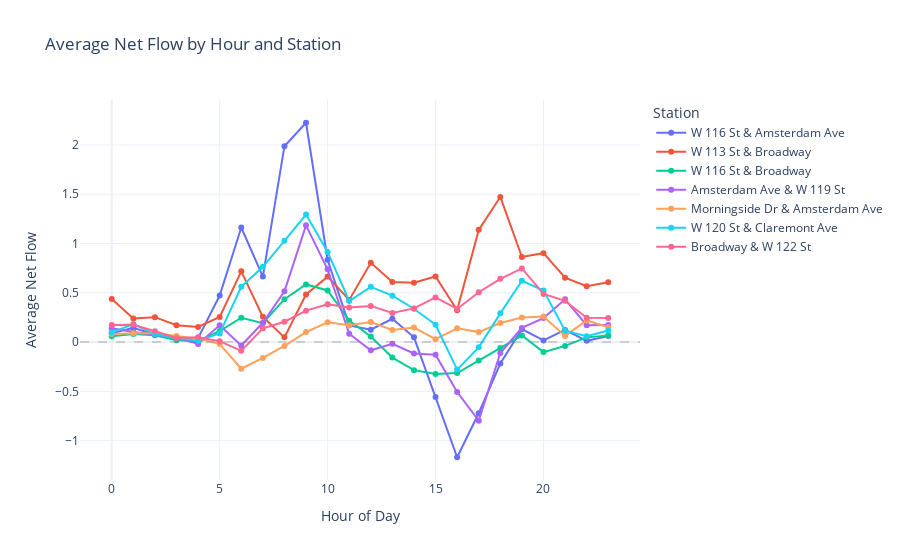

Here is the notebook cell this chart was saved with:
### Code cell
# Net flow by station and hour
station_hourly = station_hours.groupby(
	['station_id', 'hour_of_day']
)['net_flow'].mean().reset_index()

# Create station name mapping
station_names = {
	'7783.18': 'Broadway & W 122 St',
	'7741.04': 'Morningside Dr & Amsterdam Ave',
	'7745.07': 'W 120 St & Claremont Ave',
	'7727.07': 'Amsterdam Ave & W 119 St',
	'7713.11': 'W 116 St & Broadway',
	'7692.11': 'W 116 St & Amsterdam Ave',
	'7713.01': 'W 113 St & Broadway'
}

station_hourly['station_name'] = station_hourly['station_id'].map(station_names)

fig = px.line(
	station_hourly,
	x='hour_of_day',
	y='net_flow',
	color='station_name',
	title='Average Net Flow by Hour and Station',
	labels={'hour_of_day': 'Hour of Day', 'net_flow': 'Average Net Flow', 'station_name': 'Station'},
	template='plotly_white',
	markers=True
)
fig.add_hline(y=0, line_dash='dash', line_color='gray', opacity=0.3)
fig.show()

print("Negative net flow = more departures (station emptying)")
print("Positive net flow = more arrivals (station filling)")

### Figure 1 — Plotly figure (JSON) as saved in the notebook; plotly's stock layout.template omitted (floating-point values rounded to 4 significant figures)
{"data": [{"hovertemplate": "Station=W 116 St & Amsterdam Ave<br>Hour of Day=%{x}<br>Average Net Flow=%{y}<extra></extra>", "legendgroup": "W 116 St & Amsterdam Ave", "line": {"color": "#636efa", "dash": "solid"}, "marker": {"symbol": "circle"}, "mode": "lines+markers", "name": "W 116 St & Amsterdam Ave", "orientation": "v", "showlegend": true, "type": "scatter", "x": [0, 1, 2, 3, 4, 5, 6, 7, 8, 9, 10, 11, 12, 13, 14, 15, 16, 17, 18, 19, 20, 21, 22, 23], "xaxis": "x", "y": [0.08856, 0.1458, 0.0738, 0.03137, 0.04059, 0.4723, 1.162, 0.6642, 1.987, 2.225, 0.8358, 0.1697, 0.1255, 0.2366, 0.04806, -0.5564, -1.168, -0.7214, -0.2177, 0.131, 0.01661, 0.1236, 0.01292, 0.06273], "yaxis": "y"}, {"hovertemplate": "Station=W 113 St & Broadway<br>Hour of Day=%{x}<br>Average Net Flow=%{y}<extra></extra>", "legendgroup": "W 113 St & Broadway", "line": {"color": "#EF553B", "dash": "solid"}, "marker": {"symbol": "circle"}, "mode": "lines+markers", "name": "W 113 St & Broadway", "orientation": "v", "showlegend": true, "type": "scatter", "x": [0, 1, 2, 3, 4, 5, 6, 7, 8, 9, 10, 11, 12, 13, 14, 15, 16, 17, 18, 19, 20, 21, 22, 23], "xaxis": "x", "y": [0.4373, 0.2399, 0.2528, 0.1716, 0.1531, 0.2546, 0.7177, 0.2565, 0.04797, 0.4834, 0.6642, 0.428, 0.8044, 0.61, 0.6026, 0.6654, 0.3235, 1.138, 1.472, 0.8635, 0.9022, 0.6531, 0.5664, 0.607], "yaxis": "y"}, {"hovertemplate": "Station=W 116 St & Broadway<br>Hour of Day=%{x}<br>Average Net Flow=%{y}<extra></extra>", "legendgroup": "W 116 St & Broadway", "line": {"color": "#00cc96", "dash": "solid"}, "marker": {"symbol": "circle"}, "mode": "lines+markers", "name": "W 116 St & Broadway", "orientation": "v", "showlegend": true, "type": "scatter", "x": [0, 1, 2, 3, 4, 5, 6, 7, 8, 9, 10, 11, 12, 13, 14, 15, 16, 17, 18, 19, 20, 21, 22, 23], "xaxis": "x", "y": [0.05904, 0.08303, 0.07011, 0.01845, 0.00738, 0.1125, 0.2472, 0.1919, 0.4354, 0.5849, 0.524, 0.2177, 0.0572, -0.1571, -0.2847, -0.3235, -0.3142, -0.1863, -0.06089, 0.06642, -0.1015, -0.03875, 0.04797, 0.06642], "yaxis": "y"}, {"hovertemplate": "Station=Amsterdam Ave & W 119 St<br>Hour of Day=%{x}<br>Average Net Flow=%{y}<extra></extra>", "legendgroup": "Amsterdam Ave & W 119 St", "line": {"color": "#ab63fa", "dash": "solid"}, "marker": {"symbol": "circle"}, "mode": "lines+markers", "name": "Amsterdam Ave & W 119 St", "orientation": "v", "showlegend": true, "type": "scatter", "x": [0, 1, 2, 3, 4, 5, 6, 7, 8, 9, 10, 11, 12, 13, 14, 15, 16, 17, 18, 19, 20, 21, 22, 23], "xaxis": "x", "y": [0.1402, 0.1015, 0.0738, 0.04797, -0.01845, 0.1697, -0.03506, 0.1956, 0.5148, 1.185, 0.738, 0.08487, -0.08303, -0.01664, -0.1146, -0.1275, -0.5065, -0.797, -0.1107, 0.1439, 0.2435, 0.4336, 0.1716, 0.1734], "yaxis": "y"}, {"hovertemplate": "Station=Morningside Dr & Amsterdam Ave<br>Hour of Day=%{x}<br>Average Net Flow=%{y}<extra></extra>", "legendgroup": "Morningside Dr & Amsterdam Ave", "line": {"color": "#FFA15A", "dash": "solid"}, "marker": {"symbol": "circle"}, "mode": "lines+markers", "name": "Morningside Dr & Amsterdam Ave", "orientation": "v", "showlegend": true, "type": "scatter", "x": [0, 1, 2, 3, 4, 5, 6, 7, 8, 9, 10, 11, 12, 13, 14, 15, 16, 17, 18, 19, 20, 21, 22, 23], "xaxis": "x", "y": [0.08118, 0.09041, 0.08856, 0.06089, 0.03506, -0.0203, -0.2694, -0.1605, -0.03875, 0.1015, 0.2011, 0.1697, 0.203, 0.1238, 0.1479, 0.02957, 0.1405, 0.1015, 0.1937, 0.2491, 0.2601, 0.06273, 0.2196, 0.1513], "yaxis": "y"}, {"hovertemplate": "Station=W 120 St & Claremont Ave<br>Hour of Day=%{x}<br>Average Net Flow=%{y}<extra></extra>", "legendgroup": "W 120 St & Claremont Ave", "line": {"color": "#19d3f3", "dash": "solid"}, "marker": {"symbol": "circle"}, "mode": "lines+markers", "name": "W 120 St & Claremont Ave", "orientation": "v", "showlegend": true, "type": "scatter", "x": [0, 1, 2, 3, 4, 5, 6, 7, 8, 9, 10, 11, 12, 13, 14, 15, 16, 17, 18, 19, 20, 21, 22, 23], "xaxis": "x", "y": [0.09779, 0.1827, 0.08118, 0.04059, 0.01476, 0.08672, 0.5609, 0.7638, 1.028, 1.293, 0.9151, 0.417, 0.5609, 0.4713, 0.3383, 0.1756, -0.2791, -0.05351, 0.2915, 0.6218, 0.5221, 0.1162, 0.05904, 0.1181], "yaxis": "y"}, {"hovertemplate": "Station=Broadway & W 122 St<br>Hour of Day=%{x}<br>Average Net Flow=%{y}<extra></extra>", "legendgroup": "Broadway & W 122 St", "line": {"color": "#FF6692", "dash": "solid"}, "marker": {"symbol": "circle"}, "mode": "lines+markers", "name": "Broadway & W 122 St", "orientation": "v", "showlegend": true, "type": "scatter", "x": [0, 1, 2, 3, 4, 5, 6, 7, 8, 9, 10, 11, 12, 13, 14, 15, 16, 17, 18, 19, 20, 21, 22, 23], "xaxis": "x", "y": [0.1734, 0.1753, 0.1107, 0.04244, 0.04797, 0.009225, -0.08856, 0.1402, 0.2066, 0.3192, 0.3838, 0.3506, 0.3672, 0.2957, 0.342, 0.4529, 0.3364, 0.5055, 0.6421, 0.7472, 0.4889, 0.4188, 0.2472, 0.2435], "yaxis": "y"}], "layout": {"legend": {"title": {"text": "Station"}, "tracegroupgap": 0}, "shapes": [{"line": {"color": "gray", "dash": "dash"}, "opacity": 0.3, "type": "line", "x0": 0, "x1": 1, "xref": "x domain", "y0": 0, "y1": 0, "yref": "y"}], "title": {"text": "Average Net Flow by Hour and Station"}, "xaxis": {"anchor": "y", "domain": [0, 1], "title": {"text": "Hour of Day"}}, "yaxis": {"anchor": "x", "domain": [0, 1], "title": {"text": "Average Net Flow"}}}}
